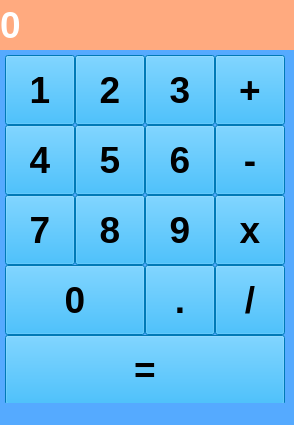
<?xml version="1.0" encoding="UTF-8"?>
<ui version="4.0">
 <class>MainWindow</class>
 <widget class="QMainWindow" name="MainWindow">
  <property name="geometry">
   <rect>
    <x>0</x>
    <y>0</y>
    <width>294</width>
    <height>425</height>
   </rect>
  </property>
  <property name="windowTitle">
   <string>Калькулятор</string>
  </property>
  <property name="styleSheet">
   <string notr="true">background-color: rgb(85, 170, 255);</string>
  </property>
  <widget class="QWidget" name="centralwidget">
   <widget class="QLabel" name="label">
    <property name="geometry">
     <rect>
      <x>0</x>
      <y>0</y>
      <width>300</width>
      <height>50</height>
     </rect>
    </property>
    <property name="font">
     <font>
      <family>Arial</family>
      <pointsize>28</pointsize>
      <weight>75</weight>
      <bold>true</bold>
     </font>
    </property>
    <property name="styleSheet">
     <string notr="true">background-color: rgb(255, 170, 127);
color: rgb(255, 255, 255);</string>
    </property>
    <property name="text">
     <string>0</string>
    </property>
    <property name="margin">
     <number>10</number>
    </property>
   </widget>
   <widget class="QPushButton" name="pushButton1">
    <property name="geometry">
     <rect>
      <x>5</x>
      <y>55</y>
      <width>70</width>
      <height>70</height>
     </rect>
    </property>
    <property name="font">
     <font>
      <pointsize>28</pointsize>
      <weight>75</weight>
      <bold>true</bold>
     </font>
    </property>
    <property name="styleSheet">
     <string notr="true">background-color: rgb(0, 255, 255);
background-color: rgb(0, 170, 255);</string>
    </property>
    <property name="text">
     <string>1</string>
    </property>
   </widget>
   <widget class="QPushButton" name="pushButton_2">
    <property name="geometry">
     <rect>
      <x>75</x>
      <y>55</y>
      <width>70</width>
      <height>70</height>
     </rect>
    </property>
    <property name="font">
     <font>
      <pointsize>28</pointsize>
      <weight>75</weight>
      <bold>true</bold>
     </font>
    </property>
    <property name="styleSheet">
     <string notr="true">background-color: rgb(0, 255, 255);
background-color: rgb(0, 170, 255);</string>
    </property>
    <property name="text">
     <string>2</string>
    </property>
   </widget>
   <widget class="QPushButton" name="pushButton_3">
    <property name="geometry">
     <rect>
      <x>145</x>
      <y>55</y>
      <width>70</width>
      <height>70</height>
     </rect>
    </property>
    <property name="font">
     <font>
      <pointsize>28</pointsize>
      <weight>75</weight>
      <bold>true</bold>
     </font>
    </property>
    <property name="styleSheet">
     <string notr="true">background-color: rgb(0, 255, 255);
background-color: rgb(0, 170, 255);</string>
    </property>
    <property name="text">
     <string>3</string>
    </property>
   </widget>
   <widget class="QPushButton" name="pushButton_4">
    <property name="geometry">
     <rect>
      <x>5</x>
      <y>125</y>
      <width>70</width>
      <height>70</height>
     </rect>
    </property>
    <property name="font">
     <font>
      <pointsize>28</pointsize>
      <weight>75</weight>
      <bold>true</bold>
     </font>
    </property>
    <property name="styleSheet">
     <string notr="true">background-color: rgb(0, 255, 255);
background-color: rgb(0, 170, 255);</string>
    </property>
    <property name="text">
     <string>4</string>
    </property>
   </widget>
   <widget class="QPushButton" name="pushButton_5">
    <property name="geometry">
     <rect>
      <x>75</x>
      <y>125</y>
      <width>70</width>
      <height>70</height>
     </rect>
    </property>
    <property name="font">
     <font>
      <pointsize>28</pointsize>
      <weight>75</weight>
      <bold>true</bold>
     </font>
    </property>
    <property name="styleSheet">
     <string notr="true">background-color: rgb(0, 255, 255);
background-color: rgb(0, 170, 255);</string>
    </property>
    <property name="text">
     <string>5</string>
    </property>
   </widget>
   <widget class="QPushButton" name="pushButton_6">
    <property name="geometry">
     <rect>
      <x>145</x>
      <y>125</y>
      <width>70</width>
      <height>70</height>
     </rect>
    </property>
    <property name="font">
     <font>
      <pointsize>28</pointsize>
      <weight>75</weight>
      <bold>true</bold>
     </font>
    </property>
    <property name="styleSheet">
     <string notr="true">background-color: rgb(0, 255, 255);
background-color: rgb(0, 170, 255);</string>
    </property>
    <property name="text">
     <string>6</string>
    </property>
   </widget>
   <widget class="QPushButton" name="pushButton_7">
    <property name="geometry">
     <rect>
      <x>5</x>
      <y>195</y>
      <width>70</width>
      <height>70</height>
     </rect>
    </property>
    <property name="font">
     <font>
      <pointsize>28</pointsize>
      <weight>75</weight>
      <bold>true</bold>
     </font>
    </property>
    <property name="styleSheet">
     <string notr="true">background-color: rgb(0, 255, 255);
background-color: rgb(0, 170, 255);</string>
    </property>
    <property name="text">
     <string>7</string>
    </property>
   </widget>
   <widget class="QPushButton" name="pushButton_8">
    <property name="geometry">
     <rect>
      <x>75</x>
      <y>195</y>
      <width>70</width>
      <height>70</height>
     </rect>
    </property>
    <property name="font">
     <font>
      <pointsize>28</pointsize>
      <weight>75</weight>
      <bold>true</bold>
     </font>
    </property>
    <property name="styleSheet">
     <string notr="true">background-color: rgb(0, 255, 255);
background-color: rgb(0, 170, 255);</string>
    </property>
    <property name="text">
     <string>8</string>
    </property>
   </widget>
   <widget class="QPushButton" name="pushButton_9">
    <property name="geometry">
     <rect>
      <x>145</x>
      <y>195</y>
      <width>70</width>
      <height>70</height>
     </rect>
    </property>
    <property name="font">
     <font>
      <pointsize>28</pointsize>
      <weight>75</weight>
      <bold>true</bold>
     </font>
    </property>
    <property name="styleSheet">
     <string notr="true">background-color: rgb(0, 255, 255);
background-color: rgb(0, 170, 255);</string>
    </property>
    <property name="text">
     <string>9</string>
    </property>
   </widget>
   <widget class="QPushButton" name="pushButton_0">
    <property name="geometry">
     <rect>
      <x>5</x>
      <y>265</y>
      <width>140</width>
      <height>70</height>
     </rect>
    </property>
    <property name="font">
     <font>
      <pointsize>28</pointsize>
      <weight>75</weight>
      <bold>true</bold>
     </font>
    </property>
    <property name="styleSheet">
     <string notr="true">background-color: rgb(0, 255, 255);
background-color: rgb(0, 170, 255);</string>
    </property>
    <property name="text">
     <string>0</string>
    </property>
   </widget>
   <widget class="QPushButton" name="pushButton_point">
    <property name="geometry">
     <rect>
      <x>145</x>
      <y>265</y>
      <width>70</width>
      <height>70</height>
     </rect>
    </property>
    <property name="font">
     <font>
      <pointsize>28</pointsize>
      <weight>75</weight>
      <bold>true</bold>
     </font>
    </property>
    <property name="styleSheet">
     <string notr="true">background-color: rgb(0, 255, 255);
background-color: rgb(0, 170, 255);</string>
    </property>
    <property name="text">
     <string>.</string>
    </property>
   </widget>
   <widget class="QPushButton" name="pushButton_plus">
    <property name="geometry">
     <rect>
      <x>215</x>
      <y>55</y>
      <width>70</width>
      <height>70</height>
     </rect>
    </property>
    <property name="font">
     <font>
      <pointsize>28</pointsize>
      <weight>75</weight>
      <bold>true</bold>
     </font>
    </property>
    <property name="styleSheet">
     <string notr="true">background-color: rgb(0, 255, 255);
background-color: rgb(0, 170, 255);</string>
    </property>
    <property name="text">
     <string>+</string>
    </property>
   </widget>
   <widget class="QPushButton" name="pushButton_minus">
    <property name="geometry">
     <rect>
      <x>215</x>
      <y>125</y>
      <width>70</width>
      <height>70</height>
     </rect>
    </property>
    <property name="font">
     <font>
      <pointsize>28</pointsize>
      <weight>75</weight>
      <bold>true</bold>
     </font>
    </property>
    <property name="styleSheet">
     <string notr="true">background-color: rgb(0, 255, 255);
background-color: rgb(0, 170, 255);</string>
    </property>
    <property name="text">
     <string>-</string>
    </property>
   </widget>
   <widget class="QPushButton" name="pushButton_umn">
    <property name="geometry">
     <rect>
      <x>215</x>
      <y>195</y>
      <width>70</width>
      <height>70</height>
     </rect>
    </property>
    <property name="font">
     <font>
      <pointsize>28</pointsize>
      <weight>75</weight>
      <bold>true</bold>
     </font>
    </property>
    <property name="styleSheet">
     <string notr="true">background-color: rgb(0, 255, 255);
background-color: rgb(0, 170, 255);</string>
    </property>
    <property name="text">
     <string>x</string>
    </property>
   </widget>
   <widget class="QPushButton" name="pushButton_razd">
    <property name="geometry">
     <rect>
      <x>215</x>
      <y>265</y>
      <width>70</width>
      <height>70</height>
     </rect>
    </property>
    <property name="font">
     <font>
      <pointsize>28</pointsize>
      <weight>75</weight>
      <bold>true</bold>
     </font>
    </property>
    <property name="styleSheet">
     <string notr="true">background-color: rgb(0, 255, 255);
background-color: rgb(0, 170, 255);</string>
    </property>
    <property name="text">
     <string>/</string>
    </property>
   </widget>
   <widget class="QPushButton" name="pushButton_ravno">
    <property name="geometry">
     <rect>
      <x>5</x>
      <y>335</y>
      <width>280</width>
      <height>70</height>
     </rect>
    </property>
    <property name="font">
     <font>
      <pointsize>28</pointsize>
      <weight>75</weight>
      <bold>true</bold>
     </font>
    </property>
    <property name="styleSheet">
     <string notr="true">background-color: rgb(0, 255, 255);
background-color: rgb(255, 170, 127);
background-color: rgb(255, 170, 127);
background-color: rgb(0, 170, 255);</string>
    </property>
    <property name="text">
     <string>=</string>
    </property>
   </widget>
  </widget>
  <widget class="QStatusBar" name="statusbar"/>
 </widget>
 <resources/>
 <connections/>
</ui>
